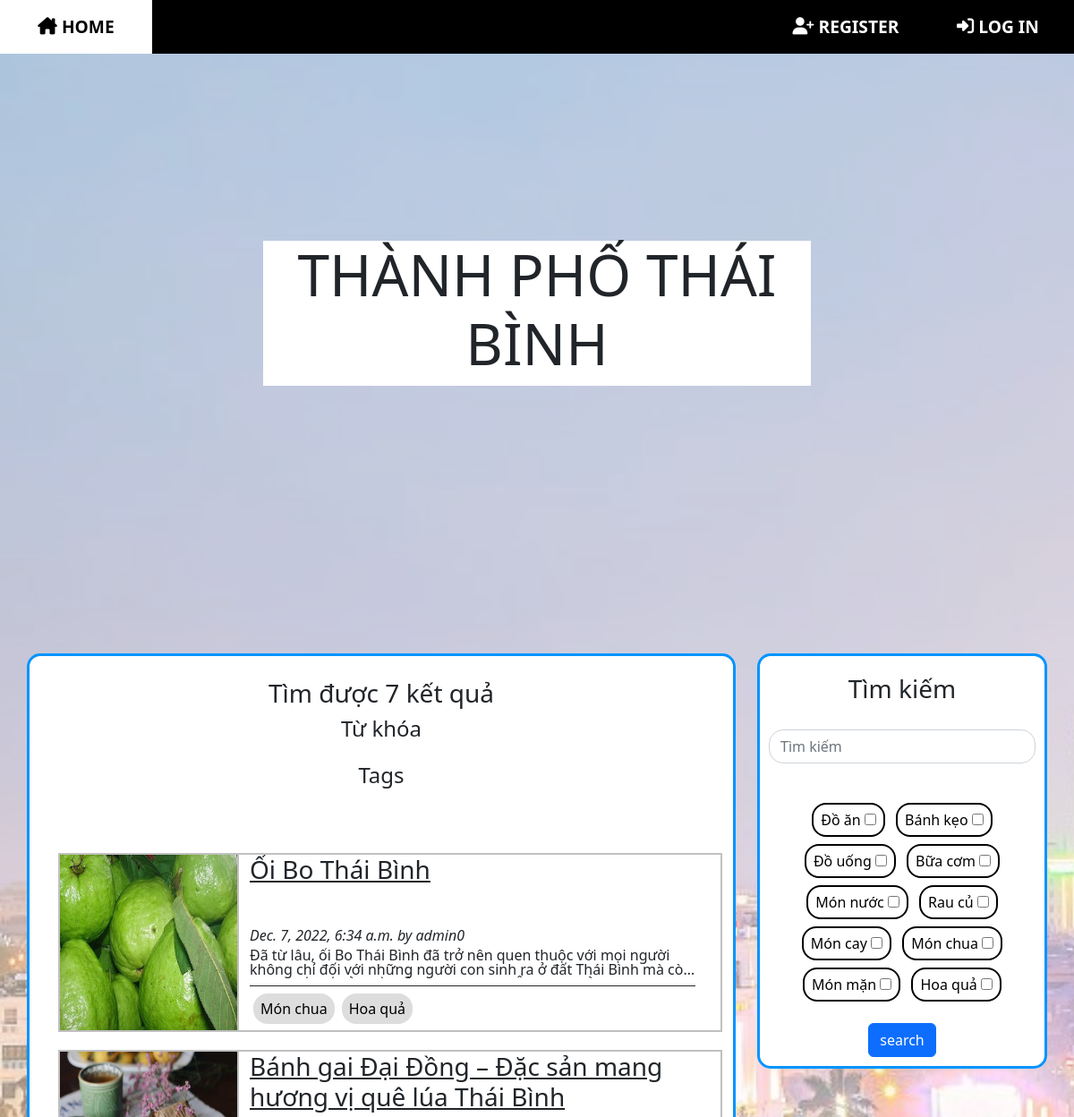
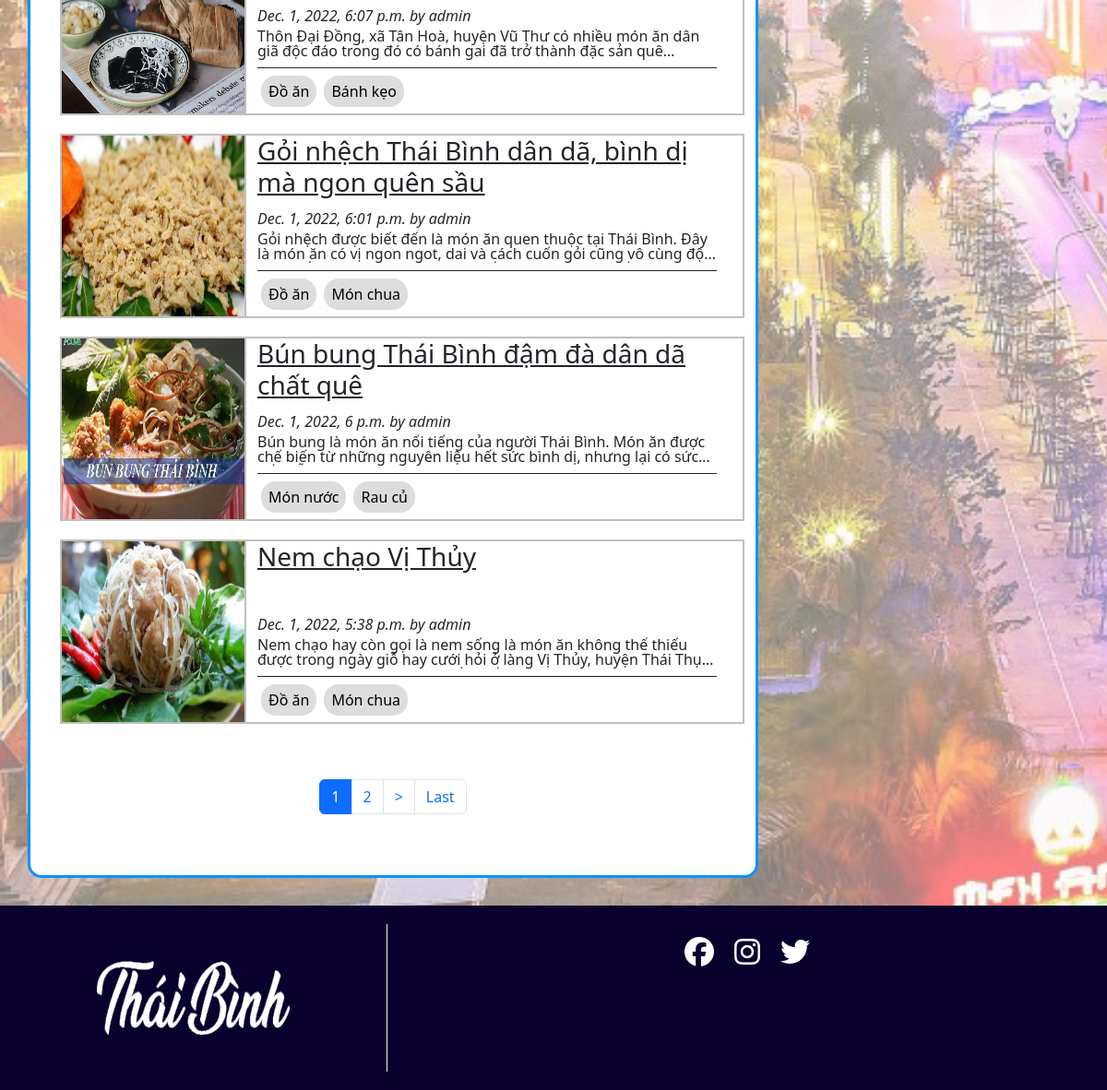
The app's page /search/ with its own data (2 pictures, top to bottom).
### blog/models.py (models this page shows, shortened)
class Post(models.Model):
    class NewManager(models.Manager):
        def get_queryset(self):
            return super().get_queryset().filter(status='published')
    options = (
        ('draft', 'Draft'),
        ('published', 'Published'),
    )
    title = models.CharField(max_length=250)
    category = models.ManyToManyField(
        Category, default=[1], related_name='posts')
    excerpt = models.TextField(null=True)
    slug = models.SlugField(max_length=250, unique_for_date='publish')
    image = models.FileField(
        upload_to='static/thumbnail/', default='static/thumbnail/default/default.jpg')
    publish = models.DateTimeField(default=timezone.now)
    author = models.ForeignKey(
        User, on_delete=models.CASCADE, related_name='blog_posts')
    content = RichTextUploadingField(null=True)
    status = models.CharField(max_length=10, choices=options, default='draft')
    likes = models.ManyToManyField(User, blank=True, related_name='likes')
    objects = models.Manager()  # default manager
    newmanager = NewManager()  # custom manager
    def get_absolute_url(self):
        return reverse('blog:post_single', args=[self.slug])
    class Meta:
        ordering = ('-publish',)

class Category(models.Model):
    name = models.CharField(max_length=100)
    def __str__(self):
        return self.name

### blog/views.py (the view)
# urls.py: path('search/', views.post_search, name='post_search'),
def post_search(request):
    form = PostSearchForm()
    q = ''
    c = ''
    results = []
    form = PostSearchForm(request.GET)
    if form.is_valid():
        q = form.cleaned_data['q']
        c = form.cleaned_data['c']
        results = Post.newmanager.filter(
            Q(title__contains=q, status='published'))
        for tag in c:
            results = results.filter(category=tag.id)
    list = pagination(request, results)
    return render(request, 'blog/search.html', {'categorys': Category.objects.all(), 'posts': results, 'total_results': results.count, 'q': str(q), 'c': c, 'list': list})

### blog/views.py (called while the page is built)
def pagination(request, posts):
    obj = posts
    page_n = request.GET.get('page')
    p = Paginator(obj, 5)
    list = p.get_page(page_n)
    return list

### templates/blog/search.html (shortened to what this page needs)
{% extends "base/base.html" %} {% block title %} Welcome to Blog {% endblock %} {%load static%}{% block content %} {%include "base/nav-bar.html"%}
<div class="bgpic"><img src="{% static 'Thanh-pho.jpg' %}" /></div>
<div class="col">
    <div class="row" id="row-titlecard">
        <div class="titlecard">
            <h1 style="font-size:400%">THÀNH PHỐ THÁI BÌNH</h1>
        </div>
    </div>
    <div class="row ">
        <div class="col-8">
            <div class="container">
                <div class="search-result-dialog">
                    <h3>Tìm được {{total_results}} kết quả</h3>
                    <h4>Từ khóa</h4>
                    <h4>Tags</h4>
                </div>
                {% include "blog/list.html" %}
            </div>
        </div>
        <div class="col-4">
            {% include "blog/searchbox.html" %}
        </div>
    </div>
    {%include "base/footer.html"%}
</div>
{% endblock %}

### templates/blog/list.html (shortened to what this page needs)
{%block content%}
<div class="col pt-5">
    {% for post in list %}
    <div class="post-container row">
        <div class="col-3 post-thumbnail ">
            <img src="/{{post.image}}" />
        </div>
        <div class="col-9 post-detail">
            <div class="post-title">
                <h3>
                    <a class="text-dark" href="{{post.get_absolute_url}} ">{{post.title}}</a>
                </h3>
            </div>
            <div class="post-meta">
                <em>{{post.publish}} by {{post.author}}</em>
            </div>
            <div class="post-excerpt">
                <p>{{post.excerpt}}</p>
            </div>
            <div class="post-cat">
                {% for tag in post.category.all %}
                <a class="tag-btn" href="/search/?q=&c={{tag.id}}">{{tag}}</a>{%endfor%}
            </div>
        </div>
    </div>
    {% endfor %}
</div>
<nav aria-label="Page navigation example">
    <ul class="pagination" style="text-align: center;">
        <li class="page-item active"><a class="page-link" href="?page={{list.number}}">{{list.number}}</a></li>
        {%if list.has_next%}
        <li class="page-item"><a class="page-link" href="?page={{list.next_page_number}}">{{list.next_page_number}}</a></li>
        <li class="page-item"><a class="page-link" href="?page={{list.next_page_number}}">></a></li>
        <li class="page-item"><a class="page-link" href="?page={{list.paginator.num_pages}}">Last</a></li>
        {%endif%}
    </ul>
</nav>
{%endblock%}

### templates/blog/searchbox.html
{% load static %} {% block content %}
<link href="{% static 'style.css' %}" rel="stylesheet">
<div class="search-box">
    <form role="search" method="get" action="/search/">
        <h3>Tìm kiếm</h3>
        <div class="search-bar">
            <input class="form-control me-5" name="q" type="search" placeholder="Tìm kiếm" aria-label="Search">
        </div>
        <div class="tag-bar">
            {% for tag in categorys.all%} {%if tag.name != 'default'%}
            <div class="tag-checkbox">
                <label for="{{tag}}" class="">{{tag.name}}</label>
                <input name="c" type="checkbox" id="{{tag}}" value="{{tag.pk}}">
            </div>
            {% endif %} {%endfor%}
        </div>
        <button class="btn btn-primary" type="submit">search </button>
    </form>
</div>
{% endblock %}

### static/style.css (style rules this page uses)
* { box-sizing: border-box; padding: 0; margin: 0; }
.bgpic { width: 100%; height: 100%; position: fixed; z-index: -1; opacity: 0.5; }
.container { border: solid #0094FF; border-radius: 15px; background-color: white; margin: 30px; padding-bottom: 50px; min-height: 1000px; }
.titlecard { background-color: white; width: 50%; text-align: center; align-self: center; margin-right: auto; margin-left: auto; }
#row-titlecard { height: 700px; }
.search-box { border: solid #0094FF; display: flex; flex-direction: column; align-items: center; border-radius: 15px; background-color: white; min-height: 400px; position: sticky; top: 70px; margin: 30px; padding: 20px 10px 10px 10px; }
.search-box form { display: flex; flex-direction: column; align-items: center; }
.search-bar { margin-top: 20px; margin-bottom: 20px; }
.tag-bar { margin: 20px 10px 20px 10px; text-align: center; }
.tag-checkbox { border: black solid 2px; color: black; padding: 5px 8px; text-align: center; text-decoration: none; display: inline-block; margin: 4px; cursor: pointer; border-radius: 16px; min-width: 55px; }
.form-control { border-radius: 1rem; }
.post-container { position: relative; background-color: white; border: solid #C0C0C0 2px; margin: 0 0 20px 20px; height: 200px; max-width: 800px; overflow: hidden; }
.post-container .post-thumbnail { position: absolute; padding: 0; border-right: inherit; overflow: hidden; height: 100%; width: 200px; }
.post-container .post-thumbnail img { width: 100%; height: 100%; }
.post-container .post-detail { position: relative; left: 200px; }
.post-container .post-detail .post-title { position: absolute; margin-bottom: 10px; height: 70px; width: 90%; overflow: hidden; text-overflow: ellipsis; display: -webkit-box; line-height: 40px; -webkit-line-clamp: 2; -webkit-box-orient: vertical; }
.post-container .post-detail .post-excerpt { position: absolute; bottom: 45px; margin-bottom: 13px; height: 34px; width: 90%; overflow: hidden; text-overflow: ellipsis; display: -webkit-box; line-height: 16px; -webkit-line-clamp: 2; -webkit-box-orient: vertical; }
.post-container .post-detail .post-cat { position: absolute; bottom: 0px; border-top: solid 1px; height: 50px; width: 90%; text-overflow: ellipsis; overflow: hidden; display: flex; align-items: center; }
.post-container .post-detail .post-meta { position: absolute; bottom: 95px; font-size: medium; height: 18px; width: 90%; overflow: hidden; text-overflow: ellipsis; display: -webkit-box; line-height: 15px; }
.tag-btn { background-color: #ddd; border: none; color: black; padding: 5px 8px; text-align: center; text-decoration: none; display: inline-block; margin: 4px; cursor: pointer; border-radius: 16px; min-width: 55px; }
.search-result-dialog { padding-top: 25px; display: flex; flex-direction: column; align-items: center; }
.pagination { margin-top: 60px; display: flex; justify-content: center; }
.active>.page-link { z-index: 0; }

### records on screen
Post: image (picture), title "Ổi Bo Thái Bình", publish "Dec. 7, 2022, 6:34 a.m.", author "admin0", excerpt "Đã từ lâu, ổi Bo Thái Bình đã trở nên quen thuộc với mọi người không chỉ đối với những người con sinh ra ở đất Thái Bình mà…"
Category: name "Món chua"
Category: name "Hoa quả"
Post: image (picture), title "Bánh gai Đại Đồng – Đặc sản mang hương vị quê lúa Thái Bình", publish "Dec. 1, 2022, 6:07 p.m.", author "admin", excerpt "Thôn Đại Đồng, xã Tân Hoà, huyện Vũ Thư có nhiều món ăn dân giã độc đáo trong đó có bánh gai đã trở thành đặc sản…"
Category: name "Đồ ăn"
Category: name "Bánh kẹo"
Post: image (picture), title "Gỏi nhệch Thái Bình dân dã, bình dị mà ngon quên sầu", publish "Dec. 1, 2022, 6:01 p.m.", author "admin", excerpt "Gỏi nhệch được biết đến là món ăn quen thuộc tại Thái Bình. Đây là món ăn có vị ngon ngot, dai và cách cuốn gỏi cũng vô cùng…"
Post: image (picture), title "Bún bung Thái Bình đậm đà dân dã chất quê", publish "Dec. 1, 2022, 6 p.m.", author "admin", excerpt "Bún bung là món ăn nổi tiếng của người Thái Bình. Món ăn được chế biến từ những nguyên liệu hết sức bình dị, nhưng lại có…"
Category: name "Món nước"
Category: name "Rau củ"
Post: image (picture), title "Nem chạo Vị Thủy", publish "Dec. 1, 2022, 5:38 p.m.", author "admin", excerpt "Nem chạo hay còn gọi là nem sống là món ăn không thể thiếu được trong ngày giỗ hay cưới hỏi ở làng Vị Thủy, huyện Thái…"
Category: name "Đồ uống"
Category: name "Bữa cơm"
Category: name "Món cay"
Category: name "Món mặn"

### other values on screen
{{ total_results }} "7"
{{ list.number }} "1"
{{ list.next_page_number }} "2"
